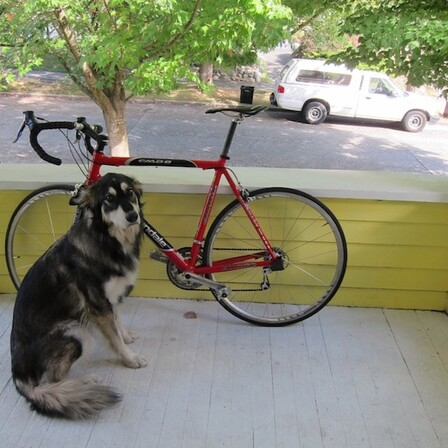
#> input picture week05/실습/Dog.jpg, 448 x 448 px
$ python downsampling_gaussian.py
#> lines starting #> are read from the running program, lines starting #| are printed output that depends on the picture
import cv2
import numpy as np

def my_gaussian_downsampling(old_img, block_size, gaussian_filter=None):
    # old_img의 height와 width
    h_old, w_old = old_img.shape

    # block 크기
    block_y, block_x = block_size

    # new_img의 height와 width
    h_new = h_old // block_y
    w_new = w_old // block_x

    # 빈 new_img 선언
    new_img = np.zeros((h_new, w_new), np.uint8)

    # new_img 픽셀 값 채우기
    for row in range(h_new):
        for col in range(w_new):
            # 이미지에서 block 영역 가져오기
            block = old_img[row * block_y:(row + 1) * block_y, col * block_x:(col + 1) * block_x]
            # block에 가우시안 필터 적용
            filtered_patch = block * gaussian_filter
            # 픽셀 값 구하기
            intensity = np.round(np.sum(filtered_patch))
            new_img[row, col] = intensity

    return new_img

def main():
    old_img = cv2.imread('Dog.jpg', cv2.IMREAD_GRAYSCALE)
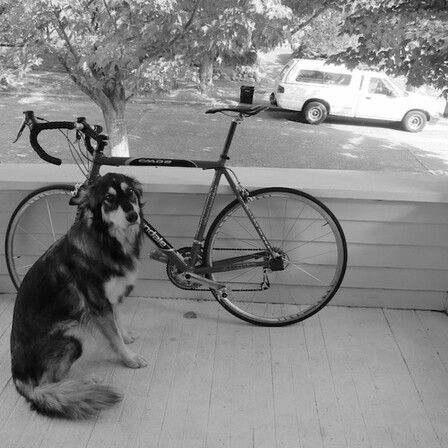
#> old_img: shape (448, 448); min 0, max 255, mean 133.8
    block_size = (7, 7)

    gaussian_1d_filter = cv2.getGaussianKernel(7, 3)
    gaussian_filter = gaussian_1d_filter @ gaussian_1d_filter.T

    new_img = my_gaussian_downsampling(old_img, block_size=block_size, gaussian_filter=gaussian_filter)
#> after the loop in my_gaussian_downsampling, `for row in range(h_new):`:
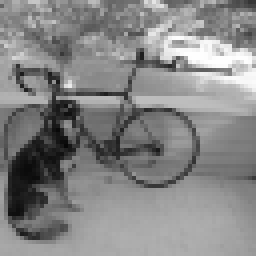
#> new_img: shape (64, 64) (shown 4 times larger); min 7, max 254, mean 133.8

    cv2.imwrite('downsampled_smoothing.png', new_img)

if __name__ == '__main__':
    main()
